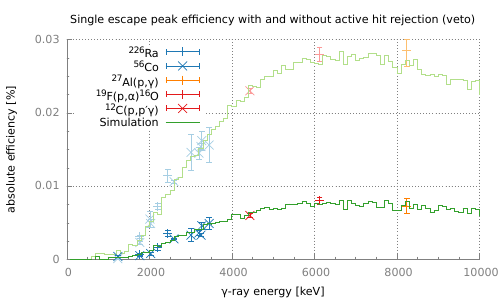

The gnuplot source for this figure:
reset

set terminal pdf enhanced font 'Calibri'
set key top left
set key spacing 1.1

set title "Single escape peak efficiency with and without active hit rejection (veto)"

set style line 1 lt 1 lw 2 lc rgb '#A6CEE3' # light blue
set style line 2 lt 1 lw 2 lc rgb '#1F78B4' # dark blue
set style line 3 lt 1 lw 2 lc rgb '#B2DF8A' # light green
set style line 4 lt 1 lw 2 lc rgb '#33A02C' # dark green
set style line 5 lt 1 lw 2 lc rgb '#FB9A99' # light red
set style line 6 lt 1 lw 2 lc rgb '#E31A1C' # dark red
set style line 7 lt 1 lw 2 lc rgb '#FDBF6F' # light orange
set style line 8 lt 1 lw 2 lc rgb '#FF7F00' # dark orange

set style line 11 lt 2 lw 2 lc rgb '#A6CEE3' # light blue
set style line 12 lt 2 lw 2 lc rgb '#1F78B4' # dark blue
set style line 15 lt 2 lw 2 lc rgb '#FB9A99' # light red
set style line 16 lt 2 lw 2 lc rgb '#E31A1C' # dark red


set style line 111 lc rgb '#808080' lt 1
set border 3 back ls 111
set tics nomirror
set style line 112 lc rgb '#808080' lt 0 lw 1
set grid back ls 112

set ylabel 'absolute efficiency [%]'
set xlabel 'γ-ray energy [keV]'

set xrange [0:10000]
set mxtics 4
set yrange [0:0.03]
set ytics 0.01
set mytics 4

set output "SEP.pdf"

plot \
	'226Ra.dat'   u 1:11:12 with yerrorbars ls  1 notitle, \
	'56Co.dat'    u 1:11:12 with yerrorbars ls 11 notitle, \
	'27Al-pg.dat' u 1:11:12 with yerrorbars ls  7 notitle, \
	'16O.dat'     u 1:11:12 with yerrorbars ls  5 notitle, \
	'12C.dat'     u 1:11:12 with yerrorbars ls 15 notitle, \
	'Simulation.dat' u 1:($3*100) with steps ls 3 notitle, \
	'226Ra_veto.dat'   u 1:11:12 with yerrorbars ls  2 title '^{226}Ra', \
	'56Co_veto.dat'    u 1:11:12 with yerrorbars ls 12 title '^{56}Co', \
	'27Al-pg_veto.dat' u 1:11:12 with yerrorbars ls  8 title '^{27}Al(p,γ)', \
	'16O_veto.dat'     u 1:11:12 with yerrorbars ls  6 title '^{19}F(p,α)^{16}O', \
	'12C_veto.dat'     u 1:11:12 with yerrorbars ls 16 title '^{12}C(p,p′γ)', \
	'Simulation_veto.dat' u 1:($3*100) with steps ls 4 title 'Simulation'

unset output
